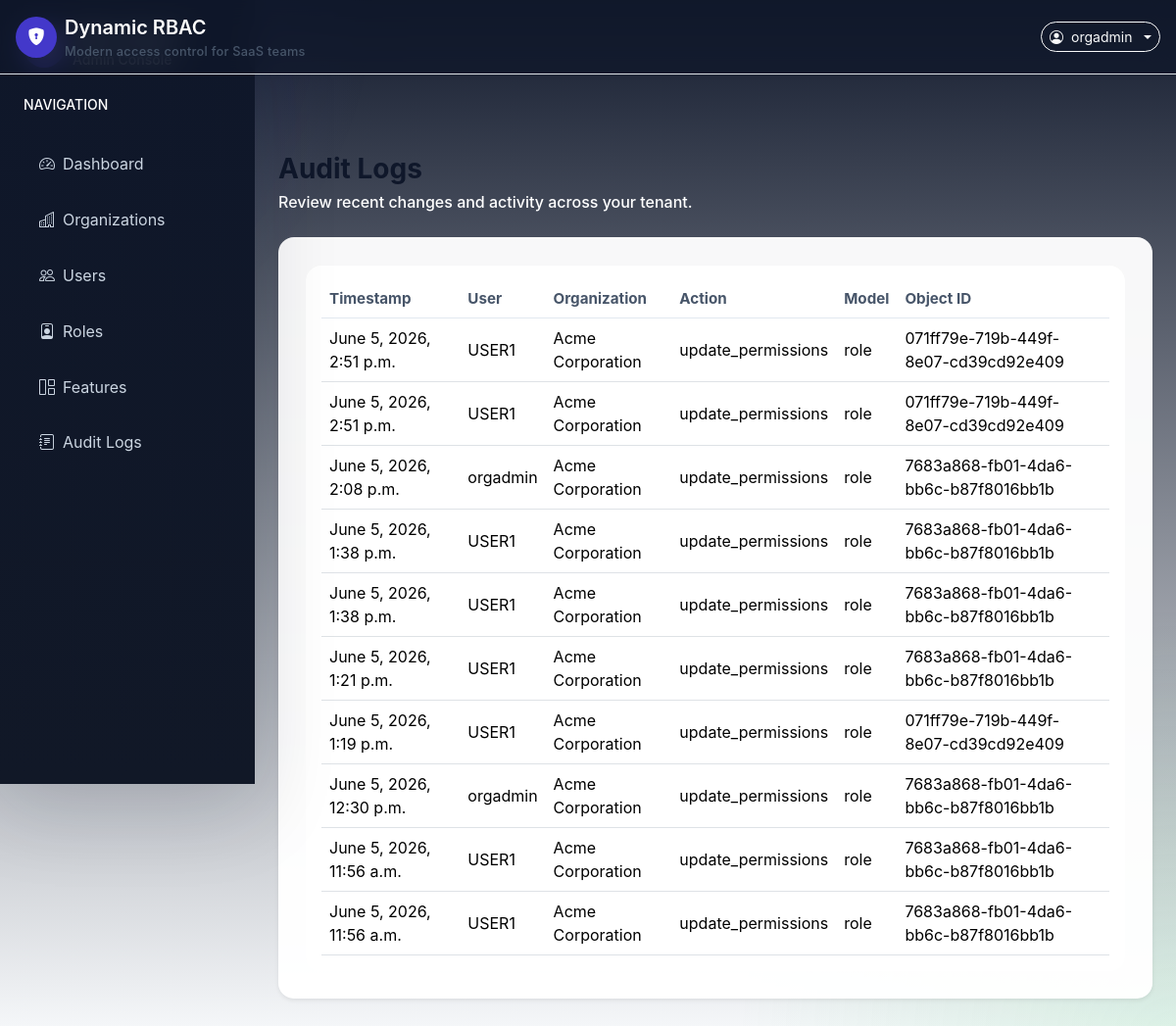
The app's page /audit-logs/ (signed in) with its own data.
### audit_logs/models.py (models this page shows, shortened)
class AuditLog(models.Model):
    id = models.UUIDField(primary_key=True, default=uuid.uuid4, editable=False)
    user = models.ForeignKey(settings.AUTH_USER_MODEL, on_delete=models.SET_NULL, null=True, blank=True, related_name="audit_logs")
    organization = models.ForeignKey("organizations.Organization", on_delete=models.SET_NULL, null=True, blank=True, related_name="audit_logs")
    action = models.CharField(max_length=120)
    model_name = models.CharField(max_length=120)
    object_id = models.CharField(max_length=64, blank=True)
    before_data = models.JSONField(blank=True, null=True)
    after_data = models.JSONField(blank=True, null=True)
    timestamp = models.DateTimeField(auto_now_add=True)
    class Meta:
        ordering = ["-timestamp"]

### organizations/models.py (models this page shows, shortened)
class Organization(models.Model):
    id = models.UUIDField(primary_key=True, default=uuid.uuid4, editable=False)
    name = models.CharField(max_length=150, unique=True)
    description = models.TextField(blank=True)
    created_at = models.DateTimeField(auto_now_add=True)
    updated_at = models.DateTimeField(auto_now=True)
    class Meta:
        ordering = ["name"]

### audit_logs/views.py (the view)
# urls.py: path("", AuditLogListView.as_view(), name="audit_log_list"),
class AuditLogListView(PermissionRequiredMixin, LoginRequiredMixin, ListView):
    model = AuditLog
    template_name = "audit_logs/audit_log_list.html"
    context_object_name = "audit_logs"
    feature_code = "AUDIT_LOGS"
    permission_action = "view"
    def get_queryset(self):
        user = self.request.user
        queryset = AuditLog.objects.select_related("user", "organization")
        if user.is_superuser:
            return queryset
        if hasattr(user, "profile") and user.profile.organization:
            return queryset.filter(organization=user.profile.organization)
        return queryset.none()

### permissions_app/mixins.py (called while the page is built)
    def dispatch(self, request, *args, **kwargs):
        if not self.feature_code:
            return super().dispatch(request, *args, **kwargs)
        if not has_permission(request.user, self.feature_code, self.permission_action):
            if not request.user.is_authenticated:
                return redirect(reverse_lazy("login"))
            return HttpResponseForbidden("You do not have permission to access this page.")
        return super().dispatch(request, *args, **kwargs)

### permissions_app/templatetags/rbac_tags.py (called while the page is built)
@register.simple_tag(takes_context=True)
def has_permission(context, feature_code, action="view"):
    request = context.get("request")
    if not request:
        return False
    return permission_check(request.user, feature_code, action)

### permissions_app/utils.py (called while the page is built)
def resolve_action(action: str) -> str:
    return ACTION_MAP.get(action, action)

def has_permission(user, feature_code: str, action: str) -> bool:
    if not user or not user.is_authenticated:
        return False
    if user.is_superuser:
        return True
    if not hasattr(user, "profile"):
        return False
    action = resolve_action(action)
    try:
        feature = Feature.objects.get(code=feature_code)
        permission = RoleFeaturePermission.objects.filter(role=user.profile.role, feature=feature).first()
    except Feature.DoesNotExist:
        return False
    if not permission:
        return False
    return getattr(permission, f"can_{action}", False)

### templates/audit_logs/audit_log_list.html
{% extends 'base.html' %}
{% block content %}
<div class="d-flex flex-column flex-md-row justify-content-between align-items-start gap-3 mb-4">
    <div>
        <h1 class="h3 mb-1 page-title">Audit Logs</h1>
        <p class="page-subtitle mb-0">Review recent changes and activity across your tenant.</p>
    </div>
</div>
<div class="card rounded-4 shadow-sm">
    <div class="card-body">
        <div class="table-responsive">
            <table class="table table-hover align-middle mb-0">
                <thead>
                    <tr>
                        <th>Timestamp</th>
                        <th>User</th>
                        <th>Organization</th>
                        <th>Action</th>
                        <th>Model</th>
                        <th>Object ID</th>
                    </tr>
                </thead>
                <tbody>
                    {% for log in audit_logs %}
                        <tr>
                            <td>{{ log.timestamp }}</td>
                            <td>{{ log.user.username }}</td>
                            <td>{{ log.organization.name }}</td>
                            <td>{{ log.action }}</td>
                            <td>{{ log.model_name }}</td>
                            <td>{{ log.object_id }}</td>
                        </tr>
                    {% empty %}
                        <tr>
                            <td colspan="6" class="empty-state">No audit logs available.</td>
                        </tr>
                    {% endfor %}
                </tbody>
            </table>
        </div>
    </div>
</div>
{% endblock %}

### templates/base.html (shortened to what this page needs)
{% load static %}
{% load rbac_tags %}
<!DOCTYPE html>
<html lang="en">
<head>
    <link href="https://cdn.jsdelivr.net/npm/bootstrap@5.3.1/dist/css/bootstrap.min.css" rel="stylesheet">
    <link href="https://cdn.jsdelivr.net/npm/bootstrap-icons@1.11.3/font/bootstrap-icons.css" rel="stylesheet">
    <link rel="stylesheet" href="{% static 'css/styles.css' %}">
</head>
<body class="bg-body">
<nav class="navbar navbar-expand-xl navbar-dark shadow-sm fixed-top bg-glass border-bottom">
    <div class="container-fluid px-3">
        <a class="navbar-brand d-flex align-items-center gap-2" href="{% url 'dashboard' %}">
            <span class="brand-icon d-inline-flex align-items-center justify-content-center rounded-circle">
                <i class="bi bi-shield-lock-fill"></i>
            </span>
            <div class="d-flex flex-column">
                <span class="fw-semibold">Dynamic RBAC</span>
                <small class="navbar-tagline text-white-75">Modern access control for SaaS teams</small>
            </div>
        </a>
        <div class="collapse navbar-collapse justify-content-end">
            <div class="d-flex align-items-center gap-3">
                {% if user.is_authenticated %}
                    <div class="dropdown">
                        <button class="btn btn-outline-light btn-sm rounded-pill dropdown-toggle d-flex align-items-center gap-2"
                                type="button" id="userMenuButton" data-bs-toggle="dropdown" aria-expanded="false">
                            <i class="bi bi-person-circle"></i>
                            <span>{{ user.username }}</span>
                        </button>
                    </div>
                {% else %}
                    <a class="btn btn-outline-light btn-sm rounded-pill" href="{% url 'login' %}">Login</a>
                {% endif %}
            </div>
        </div>
    </div>
</nav>
{% if user.is_authenticated %}
                    {% has_permission 'DASHBOARD' 'view' as can_view_dashboard %}
                    {% has_permission 'ORG_MANAGEMENT' 'view' as can_view_org_management %}
                    {% has_permission 'USER_MANAGEMENT' 'view' as can_view_user_management %}
                    {% has_permission 'ROLE_MANAGEMENT' 'view' as can_view_role_management %}
                    {% has_permission 'AUDIT_LOGS' 'view' as can_view_audit_logs %}
    <aside class="sidebar d-none d-xl-flex flex-column p-4">
        <div class="sidebar-brand mb-4 text-white d-flex align-items-center gap-2">
            <span class="brand-icon bg-indigo text-white rounded-circle d-inline-flex align-items-center justify-content-center">
            </span>
            <div>
                <div class="fw-semibold">RBAC Platform</div>
                <small class="text-muted">Admin Console</small>
            </div>
        </div>
        <div class="sidebar-section mb-4 text-uppercase text-muted small">Navigation</div>
        <nav class="nav nav-pills flex-column gap-1">
            {% if can_view_dashboard %}
                <a class="nav-link" href="{% url 'dashboard' %}"><i class="bi bi-speedometer2 me-2"></i>Dashboard</a>
            {% endif %}
            {% if can_view_org_management %}
                <a class="nav-link" href="{% url 'organization_list' %}"><i class="bi bi-buildings me-2"></i>Organizations</a>
            {% endif %}
            {% if can_view_user_management %}
                <a class="nav-link" href="{% url 'user_list' %}"><i class="bi bi-people me-2"></i>Users</a>
            {% endif %}
            {% if can_view_role_management %}
                <a class="nav-link" href="{% url 'role_list' %}"><i class="bi bi-person-badge me-2"></i>Roles</a>
                <a class="nav-link" href="{% url 'feature_list' %}"><i class="bi bi-grid-1x2 me-2"></i>Features</a>
            {% endif %}
            {% if can_view_audit_logs %}
                <a class="nav-link" href="{% url 'audit_log_list' %}"><i class="bi bi-journal-text me-2"></i>Audit Logs</a>
            {% endif %}
        </nav>
    </aside>
{% endif %}
<div class="{% if user.is_authenticated %}main-content{% else %}main-content-no-sidebar{% endif %}">
    <div class="container-fluid px-4 py-5">
        <div id="toastContainer" class="toast-container position-fixed top-0 end-0 p-3"></div>
        {% block content %}{% endblock %}
    </div>
</div>
</body>
</html>

### static/css/styles.css (style rules this page uses)
:root { --bg-surface: #ffffff; --bg-soft: #eef2ff; --bg-body: #f8fafc; --bg-sidebar: #0f172a; --text-base: #0f172a; --text-muted: #ffffff; --text-secondary: #1e293b; --primary: #4338ca; --primary-dark: #3730a3; --success: #10b981; --border: #e2e8f0; }
body { min-height: 100vh; background: linear-gradient(180deg, rgba(15, 23, 42, 0.98) 0%, rgba(248, 250, 252, 0.92) 100%); color: var(--text-base); font-family: Inter, system-ui, -apple-system, BlinkMacSystemFont, "Segoe UI", sans-serif; }
body::before { content: ""; position: fixed; inset: 0; background: radial-gradient(circle at top left, rgba(99, 102, 241, 0.14), transparent 24%), radial-gradient(circle at bottom right, rgba(34, 197, 94, 0.12), transparent 28%); pointer-events: none; z-index: -1; }
.navbar { min-height: 72px; background: rgba(15, 23, 42, 0.84) !important; backdrop-filter: blur(12px); box-shadow: 0 12px 30px rgba(15, 23, 42, 0.12); }
.bg-glass { background: rgba(15, 23, 42, 0.75) !important; backdrop-filter: blur(14px); }
.navbar-tagline { font-size: 0.8rem; letter-spacing: 0.02em; }
.brand-icon { width: 42px; height: 42px; background: var(--primary); color: #fff; font-size: 1.1rem; }
.sidebar { width: 260px; min-height: 100vh; background: linear-gradient(180deg, #0f172a 0%, #111827 100%); color: #dbeafe; position: fixed; top: 0; left: 0; z-index: 1020; box-shadow: 0 24px 80px rgba(15, 23, 42, 0.15); }
.sidebar .sidebar-brand, .sidebar .sidebar-section { color: #94a3b8; }
.sidebar .nav-link { color: #cbd5e1; padding: 0.9rem 1rem; border-radius: 0.95rem; transition: background 0.2s ease, color 0.2s ease; }
.main-content { margin-left: 260px; padding-top: 108px; }
.container-fluid { max-width: 1440px; }
.card { border: 0; border-radius: 1rem; box-shadow: 0 18px 50px rgba(15, 23, 42, 0.12); background: rgba(255, 255, 255, 0.96); }
.card .card-body { padding: 1.75rem; }
.text-muted { color: var(--text-muted) !important; font-weight: 500; }
.table-responsive { border-radius: 1rem; background: var(--bg-surface); padding: 1rem; box-shadow: inset 0 1px 0 rgba(15, 23, 42, 0.03); }
.table { margin-bottom: 0; }
.table thead th { border-bottom: 1px solid #e2e8f0; color: #475569; font-size: 0.95rem; }
.table td, .table th { vertical-align: middle; }
small { font-weight: 500; color: #475569; }
.page-title { margin-bottom: 1.5rem; color: #0f172a; font-weight: 700; }
.page-subtitle { color: #475569; font-weight: 500; line-height: 1.5; }

### templates/base.html (style rules this page uses)
.page-title { color: #0f172a; font-weight: 700; }
.page-subtitle { color: #ffffff; font-weight: 500; }

### records on screen
AuditLog: timestamp "June 5, 2026, 2:51 p.m.", user.username "USER1", organization.name "Acme Corporation", action "update_permissions", model_name "role", object_id "071ff79e-719b-449f-8e07-cd39cd92e409"
AuditLog: timestamp "June 5, 2026, 2:51 p.m.", user.username "USER1", organization.name "Acme Corporation", action "update_permissions", model_name "role", object_id "071ff79e-719b-449f-8e07-cd39cd92e409"
AuditLog: timestamp "June 5, 2026, 2:08 p.m.", user.username "orgadmin", organization.name "Acme Corporation", action "update_permissions", model_name "role", object_id "7683a868-fb01-4da6-bb6c-b87f8016bb1b"
AuditLog: timestamp "June 5, 2026, 1:38 p.m.", user.username "USER1", organization.name "Acme Corporation", action "update_permissions", model_name "role", object_id "7683a868-fb01-4da6-bb6c-b87f8016bb1b"
AuditLog: timestamp "June 5, 2026, 1:38 p.m.", user.username "USER1", organization.name "Acme Corporation", action "update_permissions", model_name "role", object_id "7683a868-fb01-4da6-bb6c-b87f8016bb1b"
AuditLog: timestamp "June 5, 2026, 1:21 p.m.", user.username "USER1", organization.name "Acme Corporation", action "update_permissions", model_name "role", object_id "7683a868-fb01-4da6-bb6c-b87f8016bb1b"
AuditLog: timestamp "June 5, 2026, 1:19 p.m.", user.username "USER1", organization.name "Acme Corporation", action "update_permissions", model_name "role", object_id "071ff79e-719b-449f-8e07-cd39cd92e409"
AuditLog: timestamp "June 5, 2026, 12:30 p.m.", user.username "orgadmin", organization.name "Acme Corporation", action "update_permissions", model_name "role", object_id "7683a868-fb01-4da6-bb6c-b87f8016bb1b"
AuditLog: timestamp "June 5, 2026, 11:56 a.m.", user.username "USER1", organization.name "Acme Corporation", action "update_permissions", model_name "role", object_id "7683a868-fb01-4da6-bb6c-b87f8016bb1b"
AuditLog: timestamp "June 5, 2026, 11:56 a.m.", user.username "USER1", organization.name "Acme Corporation", action "update_permissions", model_name "role", object_id "7683a868-fb01-4da6-bb6c-b87f8016bb1b"

### other values on screen
{{ user.username }} "orgadmin"
